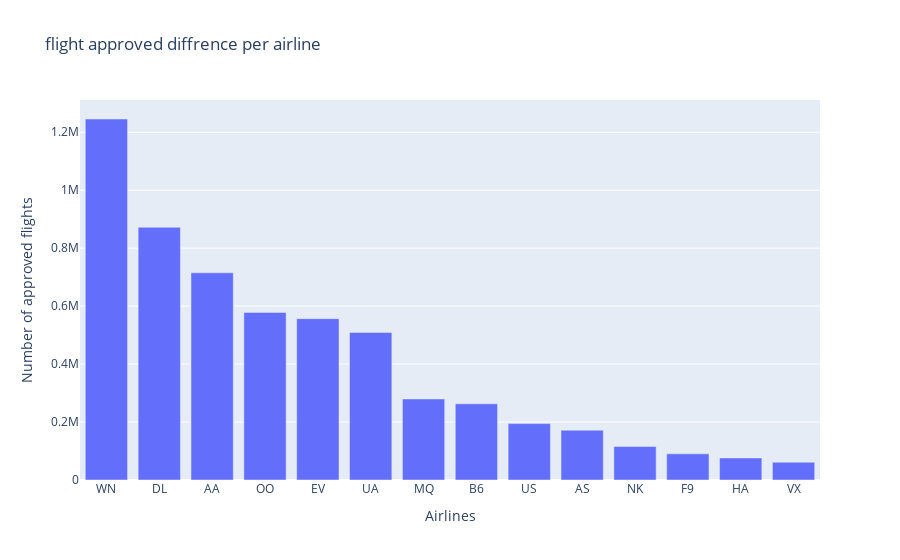

Notebook cell for this chart:
### Code cell
px.bar(
    approved_flights,
    x= approved_flights.index.get_level_values(0),
    y= approved_flights.values,
    title = 'flight approved diffrence per airline',
    labels = {
        'x': 'Airlines',
        'y': 'Number of approved flights'
    }
    
)

### Figure 1 — Plotly figure (JSON) as saved in the notebook; plotly's stock layout.template omitted (floating-point values rounded to 4 significant figures)
{"data": [{"alignmentgroup": "True", "hovertemplate": "Airlines=%{x}<br>Number of approved flights=%{y}<extra></extra>", "legendgroup": "", "marker": {"color": "#636efa", "pattern": {"shape": ""}}, "name": "", "offsetgroup": "", "orientation": "v", "showlegend": false, "textposition": "auto", "type": "bar", "x": ["WN", "DL", "AA", "OO", "EV", "UA", "MQ", "B6", "US", "AS", "NK", "F9", "HA", "VX"], "xaxis": "x", "y": [1245812, 872057, 715065, 578393, 556746, 509150, 279607, 262772, 194648, 171852, 115375, 90248, 76101, 61369], "yaxis": "y"}], "layout": {"barmode": "relative", "legend": {"tracegroupgap": 0}, "title": {"text": "flight approved diffrence per airline"}, "xaxis": {"anchor": "y", "domain": [0, 1], "title": {"text": "Airlines"}}, "yaxis": {"anchor": "x", "domain": [0, 1], "title": {"text": "Number of approved flights"}}}}
